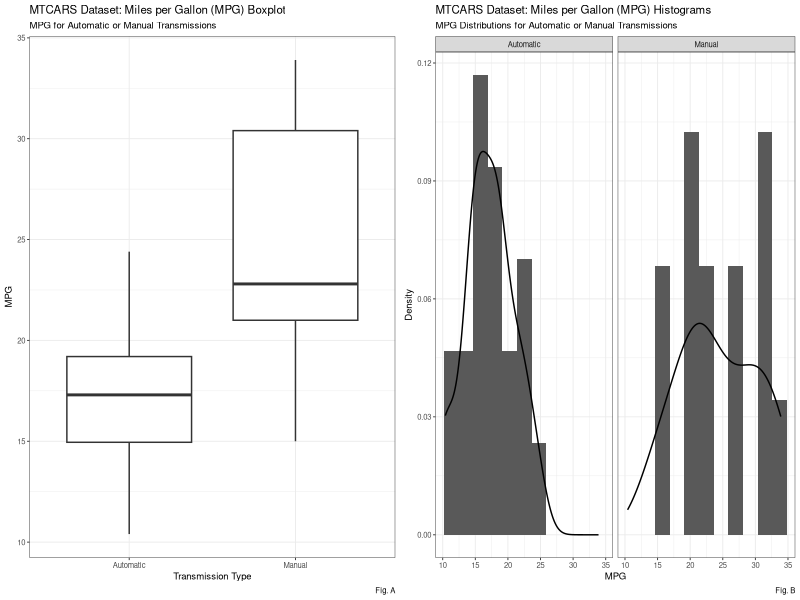
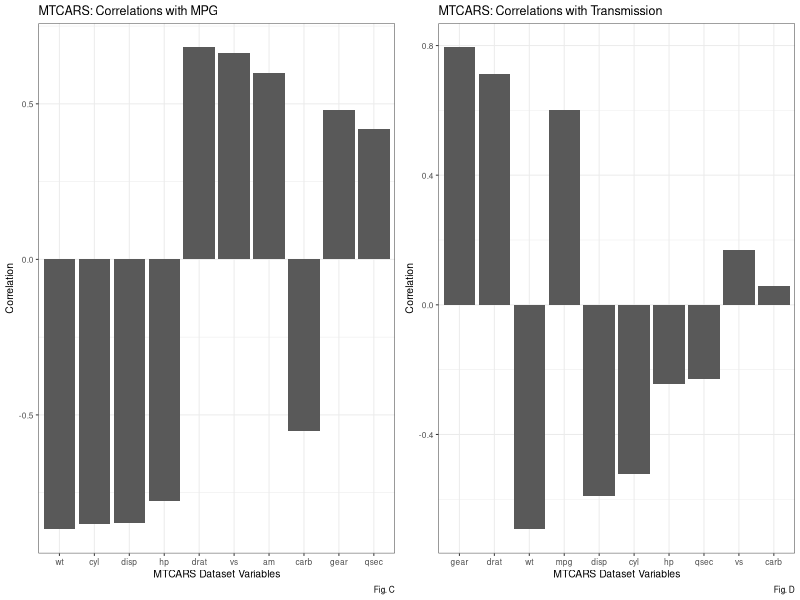
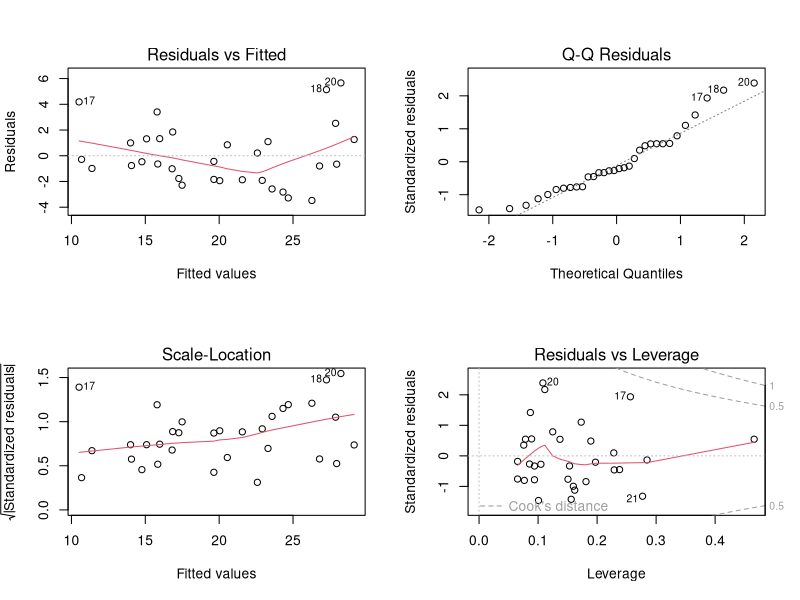

Write the R code that produced these figures, in order.
## ---- chunk 1
knitr::opts_chunk$set(echo = TRUE,
                      message = FALSE,
                      warning = FALSE)
## ---- chunk 2
library(ggplot2)
library(caret)
library(car)
library(dplyr)
require(grid)
require(gridExtra)
## ---- chunk 3
data("mtcars")
mtcars <- tbl_df(mtcars)
mtcars2 <- mtcars
mtcars2$am <- as.factor(mtcars$am)
levels(mtcars2$am) <- c("Automatic", "Manual")
## ---- chunk 4
summarize(group_by(mtcars2,am),avg_mpg = mean(mpg))
## ---- chunk 5
g1 <- ggplot(mtcars2,aes(x=am,y=mpg,group=am)) +
      geom_boxplot() + 
      labs(title = "MTCARS Dataset: Miles per Gallon (MPG) Boxplot", 
           subtitle = "MPG for Automatic or Manual Transmissions",
           caption="Fig. A",x="Transmission Type",y="MPG") + 
#      theme_bw(title = element_text(size = 7)) +
      theme_bw(base_size = 6.9)
g2 <- ggplot(mtcars2,aes(x=mpg)) + 
      geom_histogram(aes(y=..density..),binwidth = 2.25) + 
      geom_density() +
      facet_grid(.~am) +
      labs(title = "MTCARS Dataset: Miles per Gallon (MPG) Histograms", 
           subtitle = "MPG Distributions for Automatic or Manual Transmissions",
           caption="Fig. B",x="MPG",y="Density") + 
#      theme(title = element_text(size = 7)) + 
      theme_bw(base_size = 6.9)
grid.arrange(grobs = c(list(g1), list(g2)),
             layout_matrix = rbind(c(1,2),c(1,2)))
## ---- chunk 6
t.test(filter(mtcars2,am=="Automatic")$mpg,filter(mtcars2,am=="Manual")$mpg,
             paired = FALSE,var.equal = FALSE)
## ---- chunk 7
fit1 <- lm(mpg ~ am, data = mtcars)
summary(fit1)
## ---- chunk 8
cor_list_mpg <- cor(mtcars)[order(desc(abs(cor(mtcars)[,1]))),1][-1]
cor_list_am <- cor(mtcars)[order(desc(abs(cor(mtcars)[,9]))),9][-1]
## ---- chunk 9
fit2 <- lm(mpg ~ am + cyl + hp + wt, data = mtcars)
## ---- chunk 10
g3 <- ggplot(data=data.frame(vars = factor(names(cor_list_mpg),levels = names(cor_list_mpg)),
                            corr = cor_list_mpg),
            aes(x=vars,y=corr)) +
      geom_bar(stat = "identity") + 
      labs(title = "MTCARS: Correlations with MPG", caption = "Fig. C",
           x = "MTCARS Dataset Variables", y = "Correlation") + 
      theme_bw(base_size = 7.5)
g4 <- ggplot(data=data.frame(vars = factor(names(cor_list_am),levels = names(cor_list_am)),
                            corr = cor_list_am),
            aes(x=vars,y=corr)) +
      geom_bar(stat = "identity") + 
      labs(title = "MTCARS: Correlations with Transmission", caption = "Fig. D",
           x = "MTCARS Dataset Variables", y = "Correlation") + 
      theme_bw(base_size = 7.5)
grid.arrange(grobs = c(list(g3), list(g4)),
             layout_matrix = rbind(c(1,2),c(1,2)))
## ---- chunk 11
anova(fit1,fit2)
## ---- chunk 12
summary(fit2)
## ---- chunk 13
par(mfrow = c(2,2))
plot(fit2)
